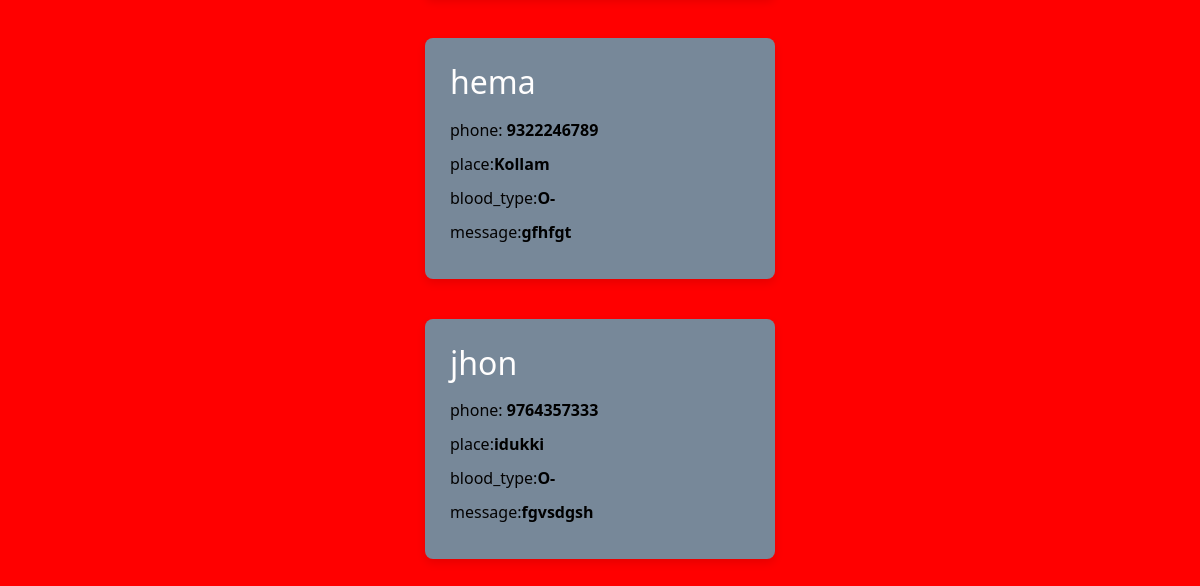
/view_request_blood (lower part), run on an earlier commit of the app's database.
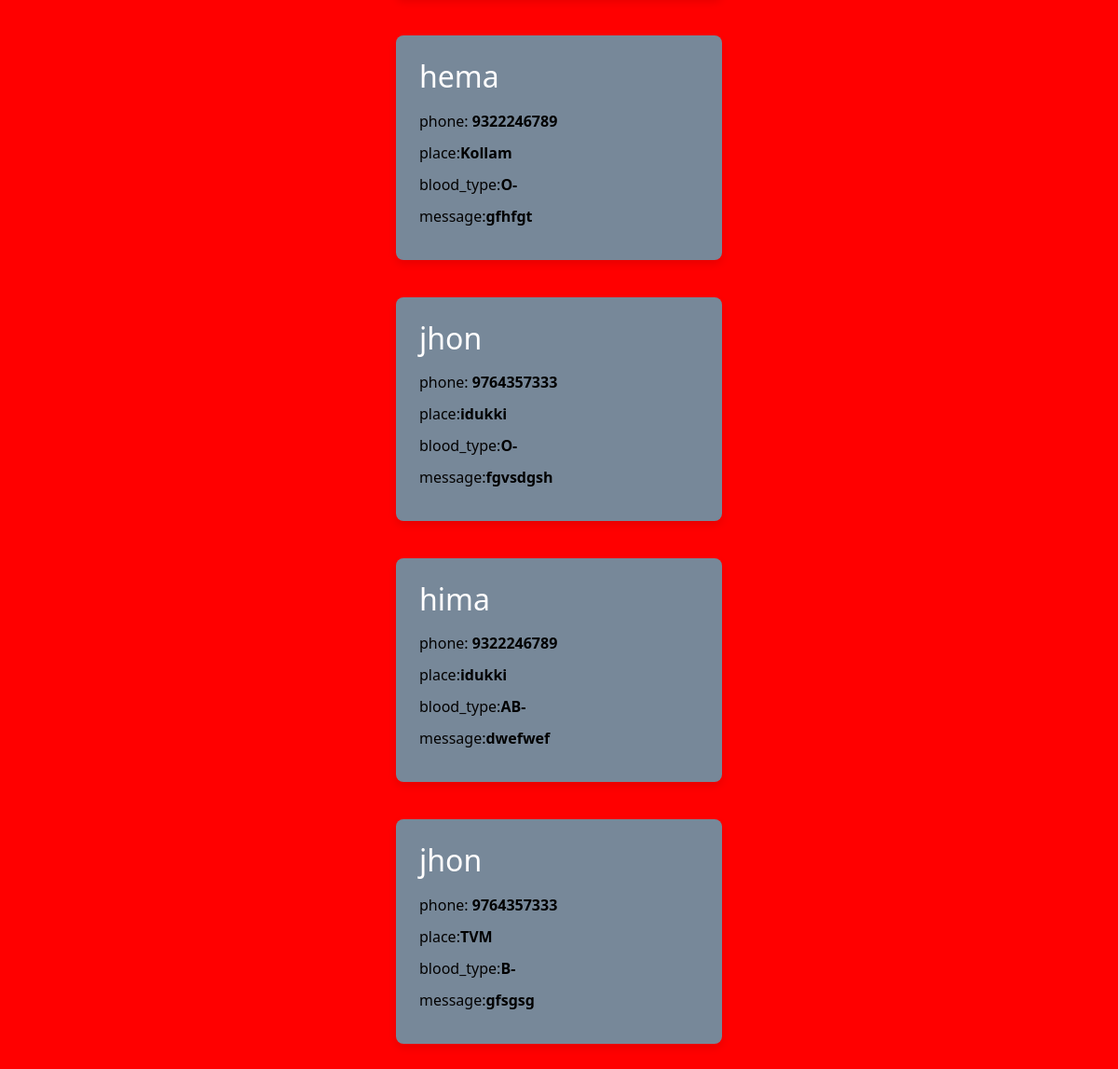
And on a later commit of the database.
### app/models.py (models this page shows, shortened)
class BloodDonationRequest(models.Model):
    BLOOD_TYPE_CHOICES = [
        ('A+', 'A+'),
        ('A-', 'A-'),
        ('B+', 'B+'),
        ('B-', 'B-'),
        ('O+', 'O+'),
        ('O-', 'O-'),
        ('AB+', 'AB+'),
        ('AB-', 'AB-'),
    ]
    name = models.CharField(max_length=255)
    phone = models.CharField(max_length=15)
    place = models.CharField(max_length=255)
    blood_type = models.CharField(max_length=3, choices=BLOOD_TYPE_CHOICES)
    message = models.TextField()
    is_active = models.BooleanField(default=True)
    created_at = models.DateTimeField(auto_now_add=True)

### app/views.py (the view, shortened to what this page needs)
# urls.py: path('view_request_blood',views.view_request_blood),
def view_request_blood(request):
    requests = BloodDonationRequest.objects.all()
    return render(request, 'admin/viewrequestblood.html', {'requests': requests})

### template/admin/viewrequestblood.html (shortened to what this page needs)
<!DOCTYPE html>
<html lang="en">
<head>
    <link href="https://cdn.jsdelivr.net/npm/bootstrap@5.3.3/dist/css/bootstrap.min.css" rel="stylesheet">
</head>
<body>
    <div class="container">
        <div class="row">
            {% for request in requests %}
            <div class="col-lg-12">
                <div class="col-lg-7">
                    <h1 class="mb-3">{{request.name}}</h1>
                    <p>phone: <span class="text-success fw-bold">{{request.phone}}</span></p>
                    <p>place:<span class="text-success fw-bold">{{request.place}}</span></p>
                    <p>blood_type:<span class="text-success fw-bold">{{request.blood_type}}</span></p>
                    <p>message:<span class="text-success fw-bold">{{request.message}}</span></p>
                </div>
            </div>
            {% endfor %}
        </div>
    </div>
</body>
</html>

What changed in the data, as far as the page shows it:
added BloodDonationRequest: name "hima", phone "9322246789", place "idukki", blood_type "AB-", message "dwefwef"
added BloodDonationRequest: name "jhon", phone "9764357333", place "TVM", blood_type "B-", message "gfsgsg"
